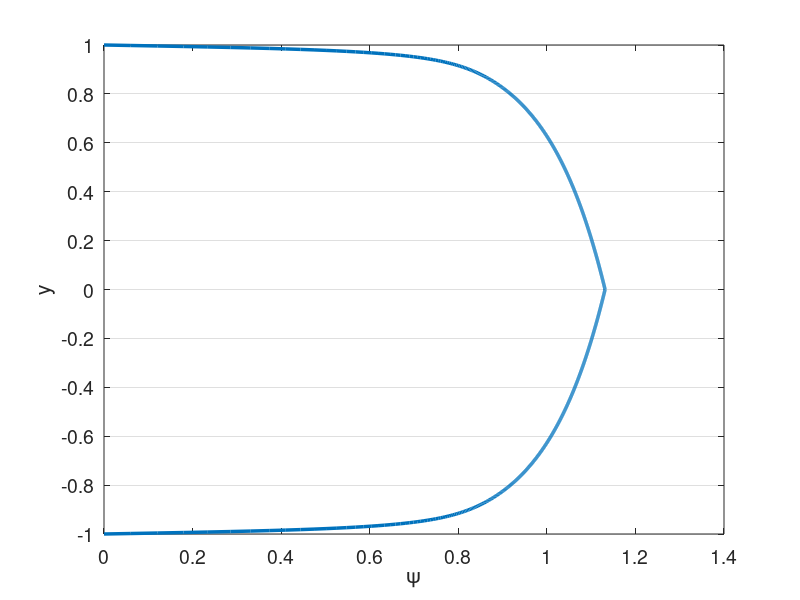

MATLAB code to generate this figure: (Note: this script raises an error after producing the figure.)
% clc
clear all
close all


set(0,'DefaultAxesFontSize',14)
set(0,'defaultLineLineWidth',2.5)
% set(0,'DefaultFigureWindowStyle','docked')


linestyles = {'k-','b-','r-','g-','c-','m-','k--','b--','r--','g--','c--','m--','k-.','b-.','r-.','g-.','c-.','m-.','k:','b:','r:','g:','c:','m:'};
pointstyles = {'ko','bo','ro','go','co','mo','k^','b^','r^','g^','c^','m^','ks','bs','rs','gs','cs','ms','k*','b*','r*','g*','c*','m*','k+','b+','r+','g+','c+','m+'};
%%

%%%%%%%%%%%%%%%%%%%%%%%%%%%%%%%%%%%%%%%%%%%%%%%%%%%%%%%%%%%%%%%%%%
% Navier-Stokes Solver Demo (2D Channel)
%%%%%%%%%%%%%%%%%%%%%%%%%%%%%%%%%%%%%%%%%%%%%%%%%%%%%%%%%%%%%%%%%%
% pgrads = 3.25e-3 for N=4, E=8, exp mesh
% pgrads = 9.25e-3 for N=4, E=6, uniform


format compact;
format short; 
mu = 1/10000; %1/395; 1/6874;
rho = 1;
Re = rho/mu; 
pgrad = 3.25e-3; 9.25e-3; %2.5e-4; % 9.25e-3;
force_pgrad = 0;

N=6; % polynomial order  
Ex=1; % Number of elements in x
Ey=10; % Number of elements in y
Tfinal=500; 
CFL=0.05;
en_on = 0;
N_en_y = 1; 
N_over = 8*N;
delay_en = 0;
en_start_time = 100;
head = '';

rans_on = 1;
exp_mesh = 1;

dir_name = [head,'re',num2str(ceil(Re)),'_p',num2str(N),'_e',num2str(Ey),'_exp',num2str(exp_mesh),'_en',num2str(en_on)];
soln_dir = dir_name;
plot_soln = 1;
save_soln = 1;
plot_int = 5000;
save_soln_int = 5000;
restart = 0;
rst_step = 300000;

if ~en_on
    N_over = N;
end

%% Enrichment information
en_mag = 3;
psi = {@(x,y) en_mag*(0.5*(1 - y.^2) + 0.*x), @(x,y) 0.*y + 0.*x};
gpsi = {@(x,y) 0.*y + 0.*x, @(x,y) en_mag*(-1.*y + 0.*x), ...
        @(x,y) 0.*y + 0.*x, @(x,y) 0.*y + 0.*x};
hpsi = {@(x,y) 0.*y + 0.*x, @(x,y) en_mag*(-1 - 0.*y + 0.*x), ...
        @(x,y) 0.*y + 0.*x, @(x,y) 0.*y + 0.*x};
    
% psi = {@(x,y) (0.5*(1 - y.^4) + 0.*x), @(x,y) 0.*y + 0.*x};
% gpsi = {@(x,y) 0.*y + 0.*x, @(x,y) (-2.*y.^3 + 0.*x), ...
%         @(x,y) 0.*y + 0.*x, @(x,y) 0.*y + 0.*x};
% hpsi = {@(x,y) 0.*y + 0.*x, @(x,y) (-6.*y.^2 + 0.*x), ...
%         @(x,y) 0.*y + 0.*x, @(x,y) 0.*y + 0.*x};
%    

    
% Law of the wall
u_tau = sqrt(0.316./(Re.^0.25)/8);
Re_tau = u_tau/mu; %Re;
Re_tau = 550;
% u_tau = 1;
nu = 1/Re_tau;
kap = 0.41;
beta = 5.2;
dypdy = u_tau/nu;
ypb = 11.062299784340414;
yp = @(y) (1-abs(y))*Re_tau;
u_tau = Re_tau*mu;
lotw = @(yp) ((yp <= ypb).*yp + (yp > ypb).*(1./kap.*log(yp+eps)+beta));
psi = {@(x,y) u_tau*((yp(y) <= ypb).*yp(y) + (yp(y) > ypb).*(1./kap.*log(yp(y)+eps)+beta) + 0.*x), @(x,y) 0.*y + 0.*x};
gpsi = {@(x,y) 0.*y + 0.*x,  @(x,y) -1*sign(y).*u_tau.*(((yp(y) <= ypb).*1 + (yp(y) > ypb).*1./(kap*(yp(y)+eps)))*dypdy + 0.*x),...
        @(x,y) 0.*y + 0.*x, @(x,y) 0.*y + 0.*x};
hpsi = {@(x,y) 0.*y + 0.*x,  @(x,y) u_tau*(((yp(y) <= ypb).*0 + (yp(y) > ypb).*-1./(kap*(yp(y)+eps).^2))*dypdy*dypdy + 0.*x),...
        @(x,y) 0.*y + 0.*x, @(x,y) 0.*y + 0.*x};
    

% 1/7th
% mag = 1;
% yd = @(y) 1-abs(y)+eps;
% psi = {@(x,y) mag*((yd(y)).^(1/7).*(yd(y)>eps*10)+ 0.*x), @(x,y) 0.*y + 0.*x};
% gpsi = {@(x,y) 0.*y + 0.*x,  @(x,y) mag*(-1*sign(y).*1./7.*(yd(y)).^(-6/7).*(yd(y)>eps*10) + 0.*x),...
%         @(x,y) 0.*y + 0.*x, @(x,y) 0.*y + 0.*x};
% hpsi = {@(x,y) 0.*y + 0.*x,  @(x,y) mag*(-6/49*(yd(y)).^(-13/7).*(yd(y)>eps*10) + 0.*x),...
%         @(x,y) 0.*y + 0.*x, @(x,y) 0.*y + 0.*x};

% Reicher Law of the Wall
Re_tau = 550;
u_tau = Re_tau*mu/rho;
Yp = @(Y) max((1-abs(Y))*Re_tau,1e-3)+eps;
C=5.17;
kap=0.41;
dypdy = Re_tau;
yp = @(y) max((1-abs(y))*Re_tau,1e-3);
u_tau = Re_tau*mu;
psi = {@(x,y) mu*Re_tau*(1/kap.*log(1+kap.*yp(y))+(C-1./kap.*log(kap)).*(1-exp(-yp(y)/11)-yp(y)/11.*exp(-yp(y)/3))) + 0.*x,...
    @(x,y) 0.*y + 0.*x};
gpsi = {@(x,y) 0.*y + 0.*x, @(x,y) -1*sign(y).*dypdy*mu*Re_tau.*(1./(1+kap.*yp(y))+(C-1./kap.*log(kap)).*(-1/11*exp(-yp(y)/11)-(yp(y)+3)/33.*exp(-yp(y)/3))) + 0.*x,...
        @(x,y) 0.*y + 0.*x, @(x,y) 0.*y + 0.*x};
hpsi = {@(x,y) 0.*y + 0.*x,  @(x,y) dypdy*dypdy*mu*Re_tau*(-kap./((1+kap.*yp(y)).^2)+(C-1./kap.*log(kap)).*(-1/121*exp(-yp(y)/11)-(yp(y)+6)/99.*exp(-yp(y)/3))) + 0.*x,...
        @(x,y) 0.*y + 0.*x, @(x,y) 0.*y + 0.*x};


%% Initial Conditions
% Turbulent pipe
u_cfl = 3/2;
pert = 0.0;
u_ic = @(x,y) 3/2*(1-y.^2);
v_ic = @(x,y) 0.0*y;

darcy = 0.316./(Re.^0.25);
u_tau = sqrt(darcy/8);
Yp = @(Y) max((1-abs(Y))*u_tau*Re,1e-3)+eps;
sigma = 0.6;
fact = @(Yp) exp((-(log10(Yp)-1).^2)./(2*sigma.^2));
k_ic = @(x,y) 0.0*x + 4.5*u_tau*u_tau*fact(Yp(y));

eps_s = 3;
omg_ic = @(x,y) 0.0*x + 0.5*Re*u_tau*u_tau*fact(Yp(y));


% Turbulent channel
Re_tau = 550;
u_tau = Re_tau*mu/rho;
Yp = @(Y) max((1-abs(Y))*Re_tau,1e-3)+eps;
C=5.17;
kap=0.41;
eps_ic = 0; %1e-2;
kx = 23;
kz=13;
alpha_ic = kx*2*pi/(0.375);
riech = @(Yp) mu*Re_tau*(1/kap.*log(1+kap.*Yp)+(C-1./kap.*log(kap)).*(1-exp(-Yp/11)-Yp/11.*exp(-Yp/3)));
u_ic = @(x,y) riech(Yp(y)) + eps_ic*beta*sin(alpha_ic*x);
v_ic = @(x,y) 0*y + eps_ic*sin(alpha_ic*x);

% u_ic = @(x,y) psi{1}(x,y);

sigma = 0.6;
fact = @(Yp) exp((-(log10(Yp)-1).^2)./(2*sigma.^2));
k_ic = @(x,y) 0.0*x + 4.5*u_tau*u_tau*fact(Yp(y));

eps_s = 3;
omg_ic = @(x,y) 0.0*x + 0.5*Re*u_tau*u_tau*fact(Yp(y));

%%
%%
%%
%% Plot psi
figure(5)
ys_plot = linspace(-1,1,1000);
plot(psi{1}(0,ys_plot),ys_plot)
xlabel('\psi')
ylabel('y')
set(gca, 'YGrid', 'on', 'XGrid', 'off')
yticks(linspace(-1,1,Ey+1));

%% Begin Solve
E=Ex*Ey; % Total number of elements
N1=N+1;
disp("Generating Matrices")
Q=makeq(Ex,Ey,N); % Global continuity
R=maker(Q,Ex,N); % Restriction matrix, applies Dirichlet conditions
[X,Y]=make_geom_channel(Ex,Ey,N);      % Geometry in local form
if exp_mesh
    [X,Y]=make_geom_channel_exp(Ex,Ey,N);      % Geometry in local form
end
en_b_nodes = get_en_bound_nodes(Ex,Ey,N,N_en_y);
dom_vol = (max(max(max(X)))-min(min(min(X))))*(max(max(max(Y)))-min(min(min(Y))));

Ys = zeros(Ey*length(Y(1,:,1)),1);
for i = 1:Ey
    Ys((i-1)*(N+1)+1:(i)*(N+1)) = Y(1,:,(i-1)*Ex+1);
end

psi_p = psi{1}(0,Ys(N_en_y*(N+1)));
dypsi_p1 = gpsi{2}(0,Ys(N_en_y*(N+1)));
dypsi_p2 = gpsi{2}(0,Ys(end-N_en_y*(N+1)));
        
[G,J,ML,RX]=make_coef(X,Y);
[Ah,Bh,Ch,Dh,z,w]=semhat(N);
[Gs, Gs_x, Gs_y] =  face_mats(X,Y,E,N);
Gs_c = R*Q'*apply_en_cont(Gs,en_b_nodes,psi_p);
Gsb = R*Q'*Gs*Q*R';


[n,nb]=size(R); 
nL=N1*N1*E;

Ab=spalloc(nL,nL,nL*N);    %  Generate Abar
for j=1:nL
    x=zeros(nL,1); 
    x(j)=1; 
    Ab(:,j)=abar_c(x,Dh,G,Q);  % assembled Neumann Operator
end
Ab_save = Ab;
A_c=R*Q'*apply_en_cont(Ab,en_b_nodes,psi_p);
S_check=full(Ab);
Ab = Q'*Ab*Q;
A=R*Ab*R'; % Full stiffness matrix
Bb=reshape(ML,nL,1); % Form Mass matrix
Bb=diag(Bb); 
Bb=sparse(Bb); 
Ma=R*Q'*Bb*Q*R'; % Assembling mass matrix  % Full mass matrix
M_c = R*Q'*apply_en_cont(Bb,en_b_nodes,psi_p);


%% Form matrices for rans

[L_x,L_y,J_x,J_y] = dir_jac(E,X,Y);
w2d = w*w';
w1d = reshape(w2d,[N1*N1,1])';
[dphi_dxi, dphi_deta, dphi_dx, dphi_dy, dpdx_dpdx, dpdy_dpdy, dpdx_dpdy, ...
        dpdx_dpdx_flat, dpdy_dpdy_flat, dpdx_dpdy_flat] ...
    = get_phi_grads(N1,Dh,E,J_x,J_y);
dphi_dx_flat = reshape(dphi_dx,N1*N1,N1*N1,E);
dphi_dy_flat = reshape(dphi_dy,N1*N1,N1*N1,E);

w2d_e = zeros(N+1,N+1,E);
for ie = 1:E
    w2d_e(:,:,ie) = w2d*L_x(ie)/2*L_y(ie)/2;
end

A_x = form_Ax(N1,E,w2d,J_x,J,dpdx_dpdx,ones(size(J)));
A_y = form_Ay(N1,E,w2d,J_y,J,dpdy_dpdy,ones(size(J)));
A_xy = form_Axy(N1,E,w2d,J_x,J_y,J,dpdx_dpdy,ones(size(J)));


SS = zeros(N1,N1,E,2,2);
OS = zeros(N1,N1,E,2,2);
dudx = zeros(N1,N1,E);
dudy = zeros(N1,N1,E);
dvdx = zeros(N1,N1,E);
dvdy = zeros(N1,N1,E);
dkdx = zeros(N1,N1,E);
dkdy = zeros(N1,N1,E);
domgdx = zeros(N1,N1,E);
domgdy = zeros(N1,N1,E);

%%
M_check=full(Bb);

Ma_uv_check = zeros(2*nL);
Ma_uv_check(1:nL,1:nL) = M_check;
Ma_uv_check(nL+1:2*nL,nL+1:2*nL) = M_check;
A_uv_check = zeros(2*nL);
A_uv_check(1:nL,1:nL) = S_check;
A_uv_check(nL+1:2*nL,nL+1:2*nL) = S_check;

M_q = full(Ma);
S_q = full(A);


%%
% Assemble overall system matrices
nn = length(Ma); % number of nodes in the domain
Ma_uv = zeros(2*nn);
Ma_uv(1:nn,1:nn) = Ma;
Ma_uv(nn+1:2*nn,nn+1:2*nn) = Ma;
Ma_uv = sparse(Ma_uv);
A_uv = zeros(2*nn);
A_uv(1:nn,1:nn) = A;
A_uv(nn+1:2*nn,nn+1:2*nn) = A;
A_uv = sparse(A_uv);
ML_uv = zeros(2*(N+1),2*(N+1),E);
ML_uv(1:N+1,1:N+1,1:E) = ML;
ML_uv(N+2:2*(N+1),N+2:2*(N+1),1:E) = ML;
G_uv = zeros(2*nn);
G_uv(1:nn,1:nn) = Gsb;
G_uv(nn+1:2*nn,nn+1:2*nn) = Gsb;
G_uv = sparse(G_uv);



%% Assemble enrichment matrices
psi_xy = zeros(N+1,N+1,E);
N1_over = N_over + 1;
[z_over,w_over] = zwgll(N_over);
w2d_over = w_over*w_over';
w1d_over = reshape(w2d_over,[N1_over*N1_over,1])';
[dphi_dxi_over, dphi_deta_over, dphi_dx_over, dphi_dy_over, dpdx_dpdx_over, dpdy_dpdy_over, dpdx_dpdy_over, ...
        dpdx_dpdx_flat_over, dpdy_dpdy_flat_over, dpdx_dpdy_flat_over,phi_2d_flat] ...
    = get_phi_grads2(N1,E,J_x,J_y,N_over);
dphi_dx_flat_over = reshape(dphi_dx_over,N1_over*N1_over,N1*N1,E);
dphi_dy_flat_over = reshape(dphi_dy_over,N1_over*N1_over,N1*N1,E);
if en_on
    [psi_xy,psi_xy_act,gpsi_xy_act,Sp_all,Sp_all_Q,Jac_e_flat,gpsi_e_flat,Mp_uv,Sp_uv,Mp_all_c,Sp_all_c,Mp_full,Sp_full] = ...
        assemble_enrichment(X,Y,Ex,Ey,E,N,N1,nn,nL,J,Q,R,N_en_y,psi,gpsi,hpsi,en_b_nodes,psi_p,N_over);
end

%%

dxmin=pi*(z(N1)-z(N))/(2*Ex); % Get min dx for CFL constraint
dt=CFL*dxmin/u_cfl; 

% dt = 1e-3;
nstep=ceil(Tfinal/dt); 
dt=Tfinal/nstep; 
% Print information
nstep
dt
yp1 = (1+Y(1,2))*Re

disp("Computing inverse")
Ai=pinv(full(Ab)); 

disp("Setting Initial Conditions")
% Initial conditions
for e = 1:E
    for i = 1:N+1
        for j = 1:N+1
%             u(i,j,e) = f_ic(X(i,j,e),Y(i,j,e))+pert*rand()*u_ic;
%             v(i,j,e) = v(i,j,e)+pert*rand()*u_ic;
            u(i,j,e) = u_ic(X(i,j,e),Y(i,j,e));
            v(i,j,e) = v_ic(X(i,j,e),Y(i,j,e));
            k(i,j,e) = k_ic(X(i,j,e),Y(i,j,e));
            omg(i,j,e) = omg_ic(X(i,j,e),Y(i,j,e));
        end
    end
end
if en_on
    [u, v] = project_to_enrich(X,Y,E,Ex,Ey,N,N_en_y,u,v,psi);
end

% u = apply_en_cont_soln(u,en_b_nodes,psi_p);
u1_0=u; u2_0=u; u3_0=u; fx3_0=u; fx2_0=u; fx1_0=u; u_0 = u;
v1_0=v; v2_0=v; v3_0=v; fy3_0=v; fy2_0=v; fy1_0=v; v_0 = v;
u1=u; u2=u; u3=u; fx3=u; fx2=u; fx1=u;
v1=v; v2=v; v3=v; fy3=v; fy2=v; fy1=v;
k1=k; k2=k; k3=k; fk3=k; fk2=k; fk1=k;
omg1=omg; omg2=omg; omg3=omg; fomg3=omg; fomg2=omg; fomg1=omg;

F_pgrad = pgrad*ones(size(ML));
F_1 = ones(size(ML));
% Fb=reshape(ML.*F,nL,1); %% Output
% 
% Fb=Bb\(Q'*Fb);  

uv = [u;v];

%%
uv_ic_check = uv;

%% Setup BC if nonzero
% u_bc = ones(size(u)).*((Y==1)+(Y==-1));
% u_bc = reshape(ML.*u_bc,nL,1);
% u_bc = Bb\(Q'*u_bc);

% k_bc = k_bc_val.*ones(size(k));
% k_bc = reshape(ML.*k_bc,nL,1);
% k_bc = (Q'*Bb*Q)\(Q'*k_bc);
% 
% omg_bc = omg_bc_val.*ones(size(omg));
% omg_bc = reshape(ML.*omg_bc,nL,1);
% omg_bc = (Q'*Bb*Q)\(Q'*omg_bc);

%%
disp("Timestepping")
step = 1;
if (restart == 1)
   fname = strcat(soln_dir,"/soln_Re_",num2str(Re),"_P_",num2str(N),"_",num2str(Ex),"x",num2str(Ey),"_step_",num2str(rst_step),".mat");
   load(fname);
   step = rst_step;
end

plot1 = 1;
time = 0;
[plot1,u_mean] = post_channel(N,Ex,Ey,w,X,Y,Ys,en_on,step,time,u,psi_xy,N_en_y,plot1);
if save_soln
    mkdir(soln_dir);
end

%%
while step <= nstep
    time=step*dt;
    
    if (time > en_start_time) && (~en_on) && (delay_en)
        en_on = 1;
        [psi_xy,psi_xy_act,gpsi_xy_act,Sp_all,Sp_all_Q,Jac_e_flat,gpsi_e_flat,Mp_uv,Sp_uv,Mp_all_c,Sp_all_c,Mp_full,Sp_full] = ...
            assemble_enrichment(X,Y,Ex,Ey,E,N,N1,nn,nL,J,Q,R,N_en_y,psi,gpsi,hpsi,en_b_nodes,psi_p,N_over);
        [u, v] = project_to_enrich(X,Y,E,Ex,Ey,N,N_en_y,u,v,psi);
    end
    
    % Form combined u for RANS terms
    u_comb = u;
    if en_on
        u_comb = u+psi_xy_act{1};
    end
    
    %% Form S
    u_flat = reshape(u,N1*N1,E);
    v_flat = reshape(v,N1*N1,E);
    k_flat = reshape(k,N1*N1,E);
    omg_flat = reshape(omg,N1*N1,E);

    
    for ie = 1:E
        dudx(:,:,ie) = reshape(dphi_dx_flat(:,:,ie)*u_flat(:,ie),N1,N1);
        dvdx(:,:,ie) = reshape(dphi_dx_flat(:,:,ie)*v_flat(:,ie),N1,N1);
        dudy(:,:,ie) = reshape(dphi_dy_flat(:,:,ie)*u_flat(:,ie),N1,N1);
        dvdy(:,:,ie) = reshape(dphi_dy_flat(:,:,ie)*v_flat(:,ie),N1,N1);
        dkdx(:,:,ie) = reshape(dphi_dx_flat(:,:,ie)*k_flat(:,ie),N1,N1);
        dkdy(:,:,ie) = reshape(dphi_dy_flat(:,:,ie)*k_flat(:,ie),N1,N1);
        domgdx(:,:,ie) = reshape(dphi_dx_flat(:,:,ie)*omg_flat(:,ie),N1,N1);
        domgdy(:,:,ie) = reshape(dphi_dy_flat(:,:,ie)*omg_flat(:,ie),N1,N1);
    end
    
    if en_on
        dudx = dudx + gpsi_xy_act{1};
        dudy = dudy + gpsi_xy_act{2};
        dvdx = dvdx + gpsi_xy_act{3}; % Doesn't matter given assumptions
        dvdy = dvdy + gpsi_xy_act{4}; % Doesn't matter given assumptions
    end
    
    % Modify enrichment
%     if (mod(step,2000)==0) && (time > 50)
%         u_tau_calc = sqrt(mu*dudy(:,1,1)/rho);
%         u_tau = u_tau_calc(1);
%         psi = {@(x,y) u_tau*((yp(y) <= ypb).*yp(y) + (yp(y) > ypb).*(1./kap.*log(yp(y)+eps)+beta) + 0.*x), @(x,y) 0.*y + 0.*x};
%         gpsi = {@(x,y) 0.*y + 0.*x,  @(x,y) -1*sign(y).*u_tau.*(((yp(y) <= ypb).*1 + (yp(y) > ypb).*1./(kap*(yp(y)+eps)))*dypdy + 0.*x),...
%             @(x,y) 0.*y + 0.*x, @(x,y) 0.*y + 0.*x};
%         hpsi = {@(x,y) 0.*y + 0.*x,  @(x,y) u_tau*(((yp(y) <= ypb).*0 + (yp(y) > ypb).*-1./(kap*(yp(y)+eps).^2))*dypdy*dypdy + 0.*x),...
%             @(x,y) 0.*y + 0.*x, @(x,y) 0.*y + 0.*x};
%         
%         psi_p = psi{1}(0,Ys(N_en_y*(N+1)));
%         dypsi_p1 = gpsi{2}(0,Ys(N_en_y*(N+1)));
%         dypsi_p2 = gpsi{2}(0,Ys(end-N_en_y*(N+1)));
%         
%         A_c=R*Q'*apply_en_cont(Ab_save,en_b_nodes,psi_p);
%         M_c = R*Q'*apply_en_cont(Bb,en_b_nodes,psi_p);
%         
%         [psi_xy,psi_xy_act,gpsi_xy_act,Sp_all,Sp_all_Q,Jac_e_flat,gpsi_e_flat,Mp_uv,Sp_uv,Mp_all_c,Sp_all_c,Mp_full,Sp_full] = ...
%             assemble_enrichment(X,Y,Ex,Ey,E,N,N1,nn,nL,J,Q,R,N_en_y,psi,gpsi,hpsi,en_b_nodes,psi_p,N_over);
%         [u, v] = project_to_enrich(X,Y,E,Ex,Ey,N,N_en_y,u_comb,v,psi);
%         
%         en_on = 2;
%         
%         for ie = 1:E
%             dudx(:,:,ie) = reshape(dphi_dx_flat(:,:,ie)*u_flat(:,ie),N1,N1);
%             dvdx(:,:,ie) = reshape(dphi_dx_flat(:,:,ie)*v_flat(:,ie),N1,N1);
%             dudy(:,:,ie) = reshape(dphi_dy_flat(:,:,ie)*u_flat(:,ie),N1,N1);
%             dvdy(:,:,ie) = reshape(dphi_dy_flat(:,:,ie)*v_flat(:,ie),N1,N1);
%             dkdx(:,:,ie) = reshape(dphi_dx_flat(:,:,ie)*k_flat(:,ie),N1,N1);
%             dkdy(:,:,ie) = reshape(dphi_dy_flat(:,:,ie)*k_flat(:,ie),N1,N1);
%             domgdx(:,:,ie) = reshape(dphi_dx_flat(:,:,ie)*omg_flat(:,ie),N1,N1);
%             domgdy(:,:,ie) = reshape(dphi_dy_flat(:,:,ie)*omg_flat(:,ie),N1,N1);
%         end
%         
%         if en_on
%             dudx = dudx + gpsi_xy_act{1};
%             dudy = dudy + gpsi_xy_act{2};
%             dvdx = dvdx + gpsi_xy_act{3}; % Doesn't matter given assumptions
%             dvdy = dvdy + gpsi_xy_act{4}; % Doesn't matter given assumptions
%         end
%     end
    
    
    SS(:,:,:,1,1) = 1/2*(dudx+dudx);
    SS(:,:,:,1,2) = 1/2*(dudy+dvdx);
    SS(:,:,:,2,1) = 1/2*(dvdx+dudy);
    SS(:,:,:,2,2) = 1/2*(dvdy+dvdy);
    OS(:,:,:,1,1) = 1/2*(dudx-dudx);
    OS(:,:,:,1,2) = 1/2*(dudy-dvdx);
    OS(:,:,:,2,1) = 1/2*(dvdx-dudy);
    OS(:,:,:,2,2) = 1/2*(dvdy-dvdy);
    

    %% Get rans values
    [mu_t,gam_k,gam_omg,G_k,G_omg,Y_k,Y_omg,S_k,S_omg,R1,R2,R3,R4,omg_w] ...
        = get_rans_coeffs(rho,mu,k,omg,SS,OS,dkdx,dkdy,domgdx,domgdy,Y,u_comb,v);
    if ~rans_on
        mu_t = zeros(size(mu_t));
    end
    Re_t = rho./(mu_t+eps);
    Re_comb = rho./(mu*ones(size(mu_t))+mu_t);
    Re_k = rho./gam_k;
    Re_omg = rho./gam_omg;
    %% Timestepping
    
    if step==1; b0=1.0;    b= [ -1 0 0 ]';       a=[ 1  0 0 ]'; end
    if step==2; b0=1.5;    b=([ -4 1 0 ]')./2;   a=[ 2 -1 0 ]'; end
    if step>=3; b0=11./6.; b=([ -18 9 -2 ]')./6; a=[ 3 -3 1 ]'; end

    if ~rans_on
        % Compute A
        [A_x_full,A_y_full,A_xy_full] = form_Ax_Ay_Axy(N1,E,w1d,J,dpdx_dpdx_flat,dpdy_dpdy_flat,dpdx_dpdy_flat,Re_comb);
        A_x = R*Q'*A_x_full*Q*R';
        A_y = R*Q'*A_y_full*Q*R';
        A_xy = R*Q'*A_xy_full*Q*R';
        A_uv = zeros(2*nn);
        A_uv(1:nn,1:nn) = 2*A_x+A_y+A_xy;
        A_uv(nn+1:2*nn,nn+1:2*nn) = A_x+2*A_y+A_xy';
        A_uv = sparse(A_uv);
        
        T1_rhs = 0;
        
        if en_on
            A_full = 2*A_x_full+A_y_full+A_xy_full;
            A_c=R*Q'*apply_en_cont(A_full,en_b_nodes,psi_p);
            [T1_new] = form_T1_psi(E,N,w1d_over,Jac_e_flat,dphi_dy_flat_over,gpsi_e_flat,Re_comb,N_en_y,phi_2d_flat);
            T1_rhs = (dt/b0)*R*Q'*reshape(T1_new,nL,1);
            
            H_uv = (Ma_uv + (A_uv)*dt/(b0) + dt/b0*(Mp_uv + Sp_uv));
            H_c = (M_c + (A_c)*dt/(b0) + dt/b0*(Mp_all_c{1}+Sp_all_c{1}));
            if en_on == 2
                H_uv = (Ma_uv + (A_uv)*dt/(b0)); % + dt/b0*(Mp_uv + Sp_uv));
                H_c = (M_c + (A_c)*dt/(b0)); % + dt/b0*(Mp_all_c{1}+Sp_all_c{1}));
            end
            %             H_q = full(H_uv);
            rhs_c = (H_c);
            [LH_uv,UH_uv]=lu(H_uv);
        end
    end
    
%     if step>=3
        if en_on          
            if rans_on
                [A_x_k,A_y_k] = form_Ax_Ay(N1,E,w1d,J,dpdx_dpdx_flat,dpdy_dpdy_flat,Re_k);
                A_k = R*Q'*(A_x_k + A_y_k)*Q*R';
                Ab_k = Q'*(A_x_k + A_y_k)*Q;
                H_k=(Ma+A_k*dt/(b0)+dt/b0*Sp_all{1});
                H_k_bar = (Q'*Bb*Q+ Ab_k*dt/(b0)+dt/b0*Sp_all_Q{1});
                if en_on == 2
                    H_k=(Ma+A_k*dt/(b0));
                    H_k_bar = (Q'*Bb*Q+ Ab_k*dt/(b0));
                end
        
                [LH_k,UH_k]=lu(H_k);
        
                % Assuming Re_omg=Re_k
                H_omg = H_k;
                H_omg_bar = H_k_bar;
                LH_omg = LH_k;
                UH_omg = UH_k;
            end
        else
            terms_x = zeros(N+1,N+1,E);
            terms_y = zeros(N+1,N+1,E);
            T1_rhs = 0;
            
            H_uv = (Ma_uv + (A_uv)*dt/(b0));
            rhs_c = zeros(size(Ma(:,1)));
            [LH_uv,UH_uv]=lu(H_uv);
            
            if rans_on
                [A_x_k,A_y_k] = form_Ax_Ay(N1,E,w1d,J,dpdx_dpdx_flat,dpdy_dpdy_flat,Re_k);
                A_k = R*Q'*(A_x_k + A_y_k)*Q*R';
                Ab_k = Q'*(A_x_k + A_y_k)*Q;
                H_k=(Ma+A_k*dt/(b0));
                H_k_bar = (Q'*Bb*Q+ Ab_k*dt/(b0));
        
                [LH_k,UH_k]=lu(H_k);
        
                % Assuming Re_omg=Re_k
                H_omg = H_k;
                H_omg_bar = H_k_bar;
                LH_omg = LH_k;
                UH_omg = UH_k;
            end
        end
        
        b0i=1./b0;
%     end % Viscous op

    
%   Nonlinear step - unassembled, not multiplied by mass matrix   
    %% Setup Convection terms and forcing terms
    fx1 = -convl(u,RX,Dh,u,v); % + F; % du = Cu  
    fy1 = -convl(v,RX,Dh,u,v); % dv = Cv
    fk1 = -convl(k,RX,Dh,u,v) + G_k - Y_k + S_k; % dk = Ck
    fomg1 = -convl(omg,RX,Dh,u,v) + G_omg - Y_omg + S_omg + R1 + R2 + R3 + R4; % domg = Comg
    fx1_0 = F_1;
    fy1_0 = zeros(size(F_1));
    
    if force_pgrad
        fx1 = fx1 + F_pgrad;
    end
    
    if en_on == 2
        en_u = dt/b0*((Sp_full{1}+Mp_full{1})*reshape(u,nL,1)+Mp_full{2}*reshape(v,nL,1));
        en_u = reshape(en_u,N1,N1,E);
        en_u_0 = dt/b0*((Sp_full{1}+Mp_full{1})*reshape(u_0,nL,1)+Mp_full{2}*reshape(v_0,nL,1));
        en_u_0 = reshape(en_u_0,N1,N1,E);
        en_v = dt/b0*Mp_full{2}*reshape(v,nL,1);
        en_v = reshape(en_v,N1,N1,E);
        
        en_k = dt/b0*Sp_full{1}*reshape(k,nL,1);
        en_k = reshape(en_k,N1,N1,E); 
        en_omg = dt/b0*Sp_full{1}*reshape(omg,nL,1);
        en_omg = reshape(en_omg,N1,N1,E); 
        
        
        % SRB
        fx1 = fx1 - en_u;
        fx1_0 = fx1_0;% - en_u_0; 
        fy1 = fy1 - en_v;
        fk1 = fk1 - en_k;
        fomg1 = fomg1 - en_omg;
    end
    
    %% Setup residual terms in bdf

    rx   = a(1)*fx1   + a(2)*fx2   + a(3)*fx3; % kth-order extrapolation
    ry   = a(1)*fy1   + a(2)*fy2   + a(3)*fy3;
    rk   = a(1)*fk1   + a(2)*fk2   + a(3)*fk3;
    romg = a(1)*fomg1 + a(2)*fomg2 + a(3)*fomg3;
    rx_0 = a(1)*fx1_0   + a(2)*fx2_0   + a(3)*fx3_0;
    ry_0 = a(1)*fy1_0   + a(2)*fy2_0   + a(3)*fy3_0;

    fx3=fx2; fx2=fx1; 
    fy3=fy2; fy2=fy1; 
    fk3=fk2; fk2=fk1;
    fomg3=fomg2; fomg2=fomg1;
    fx3_0=fx2_0; fx2_0=fx1_0; 
    fy3_0=fy2_0; fy2_0=fy1_0; 

    %% Add residual terms to bdf
    rx  = dt*rx - (b(1)*u+b(2)*u2+b(3)*u3); u3=u2; u2=u; % Add BDF terms
    ry  = dt*ry - (b(1)*v+b(2)*v2+b(3)*v3); v3=v2; v2=v; %     and
    rk  = dt*rk - (b(1)*k+b(2)*k2+b(3)*k3); k3=k2; k2=k;
    romg = dt*romg - (b(1)*omg+b(2)*omg2+b(3)*omg3); omg3=omg2; omg2=omg;
    rx_0  = dt*rx_0 - (b(1)*u_0+b(2)*u2_0+b(3)*u3_0); u3_0=u2_0; u2_0=u_0; % Add BDF terms
    ry_0  = dt*ry_0 - (b(1)*v_0+b(2)*v2_0+b(3)*v3_0); v3_0=v2_0; v2_0=v_0; % Add BDF terms
    
    ut  = b0i*rx; 
    vt  = b0i*ry; 
    k   = b0i*rk;
    omg = b0i*romg;
    ut_0  = b0i*rx_0; 
    vt_0  = b0i*ry_0; 
 
    [uL,vL,pr]=pressure_project(ut,vt,Ai,Q,ML,RX,Dh); % Div-free velocity
    [uL_0,vL_0,pr_0]=pressure_project(ut_0,vt_0,Ai,Q,ML,RX,Dh); % Div-free velocity
    pr = (b0/dt)*pr;
    pr_0 = (b0/dt)*pr_0;
    

    %%
    
    %% HACK
    uL_0(:,:,1) = zeros(size(uL_0(:,:,1)));
    uL_0(:,1,2) = zeros(size(uL_0(:,2,2)));
    uL_0(:,:,end) = zeros(size(uL_0(:,:,end)));
    uL_0(:,end,end-1) = zeros(size(uL_0(:,end,end-1)));

    %   Set RHS.                 %Viscous update. %  Convert to local form.
%     u=R*(Q'*reshape(ML.*uL,nL,1)-Hbar*u_bc);
    u_rhs=R*(Q'*reshape(ML.*uL,nL,1));
    v_rhs=R*(Q'*reshape(ML.*vL,nL,1));
    u_rhs_0=R*(Q'*reshape(ML.*uL_0,nL,1));
    v_rhs_0=R*(Q'*reshape(ML.*vL_0,nL,1));
    
    if rans_on
        k_rhs=R*(Q'*reshape(ML.*k,nL,1));%-H_k_bar*k_bc);
        omg_rhs=R*(Q'*reshape(ML.*omg,nL,1));%-H_omg_bar*omg_bc);
    end
    
    %%
    
    % Solve k and omg first
    if rans_on
        k = UH_k\(LH_k\k_rhs);
        omg = UH_omg\(LH_omg\omg_rhs);
        k=Q*(R'*k);%+k_bc);
        omg=Q*(R'*omg);%+omg_bc);
        k=reshape(k,N1,N1,E);
        omg=reshape(omg,N1,N1,E);
        mu_t = rho.*k./(omg_w+omg);
        
        % recompute matrices for uv 
        Re_t = rho./(mu_t+eps);
        Re_comb = rho./(mu*ones(size(mu_t))+mu_t*rans_on);
        
        [A_x_full,A_y_full,A_xy_full] = form_Ax_Ay_Axy(N1,E,w1d,J,dpdx_dpdx_flat,dpdy_dpdy_flat,dpdx_dpdy_flat,Re_comb);
        A_x = R*Q'*A_x_full*Q*R';
        A_y = R*Q'*A_y_full*Q*R';
        A_xy = R*Q'*A_xy_full*Q*R';
        A_uv = zeros(2*nn);
        A_uv(1:nn,1:nn) = 2*A_x+A_y+A_xy;
        A_uv(nn+1:2*nn,nn+1:2*nn) = A_x+2*A_y+A_xy';
        A_uv = sparse(A_uv);
                
        if ~en_on
            H_uv = (Ma_uv + (A_uv)*dt/(b0));
            rhs_c = zeros(size(Ma(:,1)));
            [LH_uv,UH_uv]=lu(H_uv);
        end
        
        if en_on           
            A_full = 2*A_x_full+A_y_full+A_xy_full;
            A_c=R*Q'*apply_en_cont(A_full,en_b_nodes,psi_p);
            [T1_new] = form_T1_psi(E,N,w1d_over,Jac_e_flat,dphi_dy_flat_over,gpsi_e_flat,Re_comb,N_en_y,phi_2d_flat);
            T1_rhs = (dt/b0)*R*Q'*reshape(T1_new,nL,1);
            
            if en_on == 1
                H_uv = (Ma_uv + (A_uv)*dt/(b0) + dt/b0*(Mp_uv + Sp_uv));
                H_c = (M_c + (A_c)*dt/(b0) + dt/b0*(Mp_all_c{1}+Sp_all_c{1}));
            end
            if en_on == 2
                H_uv = (Ma_uv + (A_uv)*dt/(b0));
                H_c = (M_c + (A_c)*dt/(b0)); 
            end
            rhs_c = (H_c);
            [LH_uv,UH_uv]=lu(H_uv);
            
            % HACK
            H_uv_0 = H_uv;
            H_uv_0(1:N*N,:) = 0;
            H_uv_0(109:124,:) = 0;
            H_uv_0(1:N*N,1:N*N) = eye(N*N);
            H_uv_0(109:124,109:124) = eye(N*N);
            [LH_uv_0,UH_uv_0]=lu(H_uv_0);
        end
    end
    
    % SRB
    u_rhs = u_rhs + T1_rhs;
    u_rhs_0 = u_rhs_0;% + T1_rhs;
    
    %% Solve for u_0, v_0, p_0
    % SRB
    uv_0 = [u_rhs_0;v_rhs_0];
    uv_0=UH_uv_0\(LH_uv_0\uv_0);
    
    u_0 = uv_0(1:nn);
    v_0 = uv_0(nn+1:2*nn);
    u_0=Q*(R'*u_0);
    %SRB
%     if en_on
%         u_0 = apply_en_cont_soln(Ey,N_en_y,en_b_nodes,u_0,psi_p);
%     end
    u_0=reshape(u_0,N1,N1,E);
    v_0=Q*(R'*v_0);
    v_0=reshape(v_0,N1,N1,E);
    
    
    %% Solve for u', v', p'
    %SRB
    uv = [u_rhs+rhs_c;v_rhs];
    uv=UH_uv\(LH_uv\uv); 
   
    u = uv(1:nn);
    v = uv(nn+1:2*nn);
    u=Q*(R'*u);
    %SRB
    if en_on
        u = apply_en_cont_soln(Ey,N_en_y,en_b_nodes,u,psi_p);
    end
    u=reshape(u,N1,N1,E);
    v=Q*(R'*v);
    v=reshape(v,N1,N1,E);
    
    %% Add in forcing term
    u_comb = u;
    u_0_comb = u_0;
    if en_on
        u_comb = u+psi_xy_act{1};
%         u_0_comb = u_0+psi_xy_act{1};
    end
    % Integrate domain
    avg_u = sum(u_comb.*w2d_e,'All')/dom_vol;
    avg_u_0 = sum(u_0_comb.*w2d_e,'All')/dom_vol;
    alpha_0 = (1-avg_u)/avg_u_0;
    if ~force_pgrad 
    % SRB 
    u = u + alpha_0*u_0;
%     u_comb = u_comb + alpha_0*u_comb;
%     u =  u_comb;
%     if en_on
%         u = u_comb - psi_xy_act{1};
%     end
    v = v + alpha_0*v_0;
    pr = pr + alpha_0*pr_0;
    end
    
%     u(:,:,end)
    
%% Output
    if mod(step,plot_int)==0 && plot_soln
        [plot1,u_mean] = post_channel(N,Ex,Ey,w,X,Y,Ys,en_on,step,time,u,psi_xy,N_en_y,plot1);
        avg_u = sum(u_comb.*w2d_e,'All')/dom_vol
        u(:,:,end)
    end
    if mod(step,save_soln_int)==0 && save_soln
        disp(step)
        fname = strcat(soln_dir,"/soln_Re_",num2str(Re),"_P_",num2str(N),"_",num2str(Ex),"x",num2str(Ey),"_step_",num2str(step),".mat");
        save(fname); 
    end
    if isnan(u(1,2))
        step
        time
        return
    end
    
    step = step + 1;
end
if  plot_soln
    [plot1,u_mean] = post_channel(N,Ex,Ey,w,X,Y,Ys,en_on,step,time,u,psi_xy,N_en_y,plot1);
    get_Up(Ys,u_mean,u_tau,mu,lotw,Ey,N,psi,en_on);
end
if  save_soln
    fname = strcat(soln_dir,"/soln_Re_",num2str(Re),"_P_",num2str(N),"_",num2str(Ex),"x",num2str(Ey),"_step_",num2str(step),".mat");
    save(fname);
end
